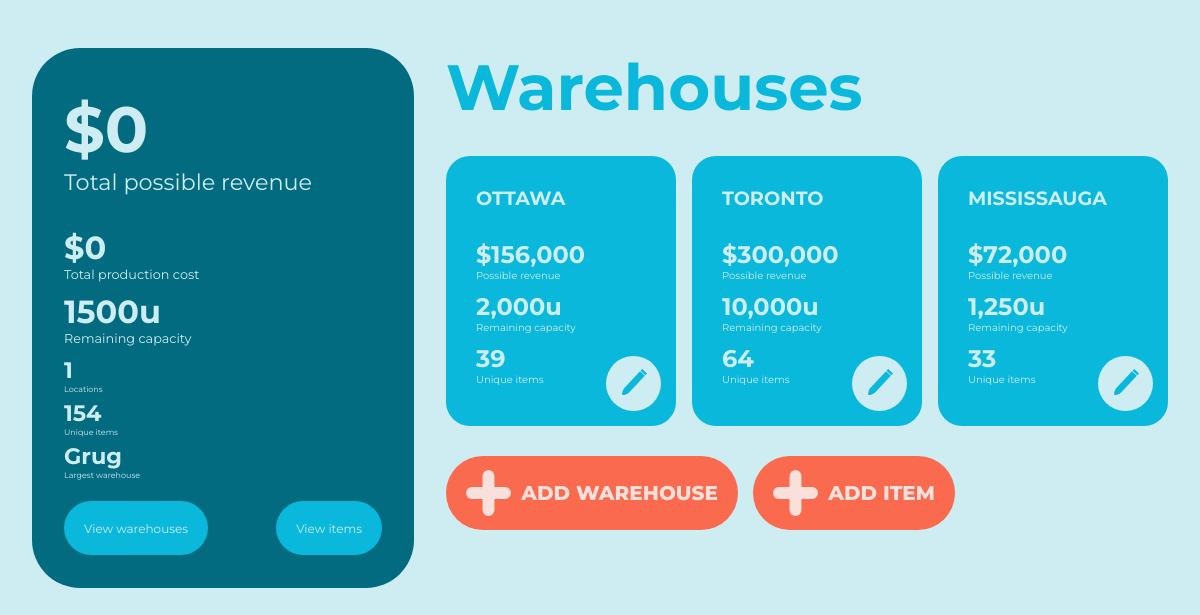
Page /home on the earlier database version.
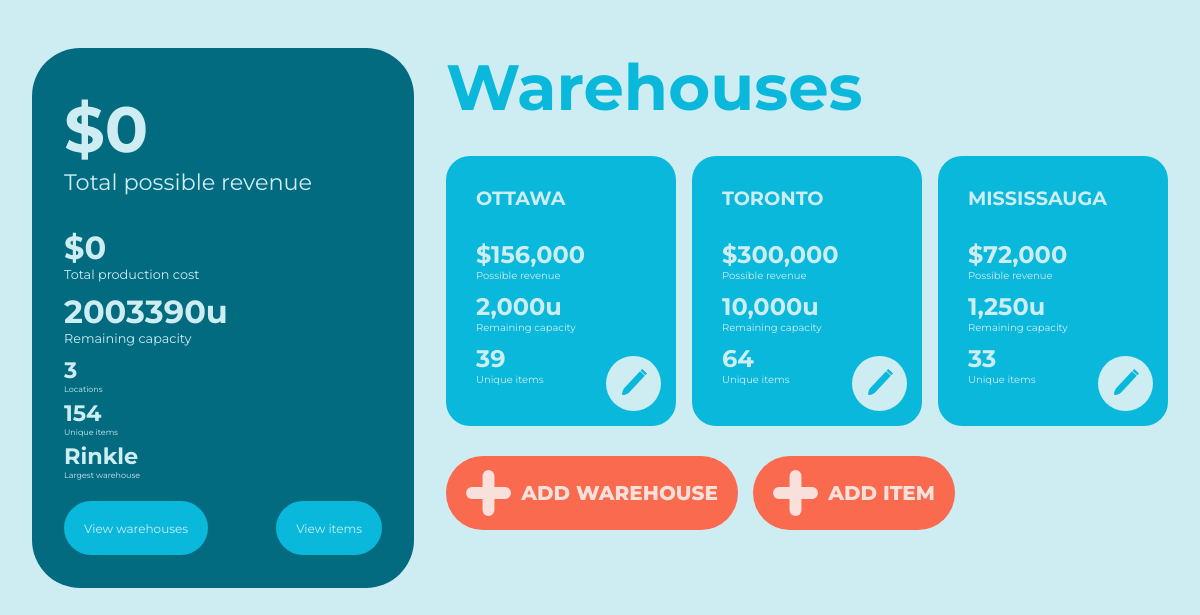
Same page on the later database version.
### wms/models.py (models this page shows)
class Warehouse(db.Model):
    _id = db.Column(db.Integer, primary_key=True)
    name = db.Column(db.String(15), unique=True, nullable=False)
    capacity = db.Column(db.Integer, nullable=False)
    items = db.relationship("Item", backref="home_warehouse", lazy=True)
    @hybrid_property
    def remaining_capacity(self):
        capacityUsed = 0
        for item in self.items:
            capacityUsed += item.quantity * ItemTemplate.query.filter_by(_id=item.item_template_id).size
        return self.capacity - capacityUsed
    @hybrid_property
    def possible_revenue(self):
        revenue = 0
        for item in self.items:
            item_temp = ItemTemplate.query.filter_by(_id=item.item_template_id)
            revenue += item.quantity * (item_temp.price - item_temp.cost)
        return revenue
    @hybrid_property
    def total_production_cost(self):
        total_production_cost = 0
        for item in self.items:
            total_production_cost += item.quantity * ItemTemplate.query.filter_by(_id=item.item_template_id).cost
        return total_production_cost

### wms/routes.py (the view)
@app.route("/", methods=["GET", "POST"])
@app.route("/home", methods=["GET", "POST"])
def home():
    warehouseForm = WarehouseForm()
    itemForm = ItemForm()
    warehouseList = Warehouse.query.all()
    try:
        largest = warehouseList[0]
        for warehouse in warehouseList:
            if warehouse.capacity > largest.capacity:
                largest = warehouse
    except IndexError:
        largest = "No data"
    productionCost = 0
    remainingCapacity = 0
    possibleRevenue = 0
    for warehouse in warehouseList:
        productionCost += warehouse.total_production_cost
        remainingCapacity += warehouse.remaining_capacity
        possibleRevenue += warehouse.possible_revenue
    if warehouseForm.validate_on_submit():
        flash(f'Warehouse "{warehouseForm.name.data}" created.')
        db.session.add(Warehouse(name=warehouseForm.name.data.title(),
                                 capacity=warehouseForm.capacity.data))
        db.session.commit()
        return redirect(url_for('home'))
    return render_template('home.html',
                           warehouseForm=warehouseForm,
                           itemForm=itemForm,
                           warehouseList=warehouseList,
                           possibleRevenue=possibleRevenue,
                           productionCost=productionCost,
                           remainingCapacity=remainingCapacity,
                           largestWarehouse=largest.name)

### wms/templates/home.html (shortened to what this page needs)
<!DOCTYPE html>
{% extends "base.html" %}
{% block content %}
<link rel="stylesheet" href="static/home.css">
<div class="stats-card">
    <h1>${{possibleRevenue}}</h1>
    <p>Total possible revenue</p>
    <div class="main-stats">
        <h1>${{productionCost}}</h1>
        <p>Total production cost</p>
        <h1>{{remainingCapacity}}u</h1>
        <p>Remaining capacity</p>
    </div>
    <div class="small-stats">
        <h1>{{warehouseList|length}}</h1>
        <p>Locations</p>
        <h1>154</h1>
        <p>Unique items</p>
        <h1>{{largestWarehouse}}</h1>
        <p>Largest warehouse</p>
    </div>
    <div class="buttons">
        <a href="{{url_for('warehouses')}}" class="view-button">View warehouses</a>
        <a href="" class="view-button">View items</a>
    </div>
</div>
<div class="warehouses-preview">
    <h1>Warehouses</h1>
    <div class="warehouse-carousel">
        <ul>
            <li>
                <div class="warehouse-card">
                    <h1>Ottawa</h1>
                    <h2>$156,000</h2>
                    <p>Possible revenue</p>
                    <h2>2,000u</h2>
                    <p>Remaining capacity</p>
                    <h2>39</h2>
                    <p>Unique items</p>
                    <button class="edit-button">
                        <img src="static/edit-button.svg" alt="Edit button">
                    </button>
                </div>
            </li>
            <li>
                <div class="warehouse-card">
                    <h1>Toronto</h1>
                    <h2>$300,000</h2>
                    <p>Possible revenue</p>
                    <h2>10,000u</h2>
                    <p>Remaining capacity</p>
                    <h2>64</h2>
                    <p>Unique items</p>
                    <button class="edit-button">
                        <img src="static/edit-button.svg" alt="Edit button">
                    </button>
                </div>
            </li>
            <li>
                <div class="warehouse-card">
                    <h1>Mississauga</h1>
                    <h2>$72,000</h2>
                    <p>Possible revenue</p>
                    <h2>1,250u</h2>
                    <p>Remaining capacity</p>
                    <h2>33</h2>
                    <p>Unique items</p>
                    <button class="edit-button">
                        <img src="static/edit-button.svg" alt="Edit button">
                    </button>
                </div>
            </li>
        </ul>
    </div>
    <div class="add-button-section">
        <button class="add-button" id="add-warehouse">
            <img src="static/+.svg" alt="">
            <p>Add warehouse</p>
        </button>
        <button class="add-button" id="add-item">
            <img src="static/+.svg" alt="">
            <p>Add item</p>
        </button>
    </div>
</div>
{% endblock content %}

### wms/templates/base.html (shortened to what this page needs)
<!DOCTYPE html>
<html lang="en">
<head>
    <link rel="stylesheet" href="static/main.css">
</head>
<body>
    {% block content %}{% endblock content %}
</body>
</html>

### wms/static/main.css (style rules this page uses)
body, html { margin: 0; padding: 0; background-color: #CEEDF3; font-family: 'Montserrat', sans-serif; scroll-behavior: smooth; }
a, button { cursor: pointer; font-family: 'Montserrat', sans-serif; text-decoration: none; }
a:link, button:link { text-decoration: none !important; }
img { pointer-events: none; -moz-user-select: none; -ms-user-select: none; user-select: none; -webkit-user-select: none; }

### wms/static/home.css (style rules this page uses)
body { display: -webkit-box; display: -ms-flexbox; display: flex; margin: 3em 2em; }
.stats-card { background-color: #036B80; color: #CEEDF3; padding: 1em 2em; border-radius: 3em; width: 500px; overflow: hidden; }
.stats-card h1 { font-size: 4em; margin: 0; margin-top: .4em; }
.stats-card p { font-size: 1.4em; margin: 0; }
.stats-card .main-stats { margin-top: 2em; }
.stats-card .main-stats h1 { font-size: 2em; margin: 0; }
.stats-card .main-stats p { font-size: .8em; margin-bottom: 10px; }
.stats-card .small-stats h1 { font-size: 1.4em; margin: 0; }
.stats-card .small-stats p { font-size: .5em; margin-bottom: 5px; }
.stats-card .buttons { display: -webkit-box; display: -ms-flexbox; display: flex; -ms-flex-item-align: center; align-self: center; -webkit-box-pack: justify; -ms-flex-pack: justify; justify-content: space-between; }
.stats-card .view-button { background-color: #09B8DB; border: none; border-radius: 4em; color: #CEEDF3; font-size: 12px; padding: 1.6em 20px; margin: 1.4em 0; text-decoration: none; }
.warehouses-preview { min-width: 722px; margin-left: 2em; }
.warehouses-preview h1 { font-size: 4em; color: #09B8DB; margin: 0; margin-bottom: 30px; }
.warehouses-preview .warehouse-carousel ul { margin: 0; padding: 0; display: -webkit-box; display: -ms-flexbox; display: flex; list-style: none; }
.warehouses-preview .warehouse-carousel ul li { margin-right: 1em; }
.warehouses-preview .warehouse-carousel ul :last-child { margin-right: 0; }
.warehouses-preview .warehouse-carousel h1, .warehouses-preview .warehouse-carousel h2, .warehouses-preview .warehouse-carousel p { color: #CEEDF3; margin: 0; }
.warehouses-preview .warehouse-carousel h1 { font-size: 1.2em; margin-bottom: .6em; text-transform: uppercase; margin-bottom: 30px; }
.warehouses-preview .warehouse-carousel p { font-size: 10px; margin-bottom: 10px; }
.warehouses-preview .warehouse-carousel .warehouse-card { border-radius: 1.5em; background-color: #09B8DB; width: 170px; overflow: hidden; -webkit-box-pack: left; -ms-flex-pack: left; justify-content: left; padding: 30px; position: relative; }
.warehouses-preview .warehouse-carousel button { border: none; padding: 0; margin: 0; background-color: #CEEDF3; border-radius: 50%; width: 55px; height: 55px; -webkit-box-pack: center; -ms-flex-pack: center; justify-content: center; position: absolute; right: 15px; bottom: 15px; }
.warehouses-preview .warehouse-carousel button img { margin-top: 2px; width: 50%; }
.warehouses-preview .add-button-section { display: -webkit-box; display: -ms-flexbox; display: flex; margin-top: 30px; }
.warehouses-preview .add-button { border: none; border-radius: 2em; background-color: #F96A4E; font-size: 20px; font-weight: 800; color: #FAE0DB; display: -webkit-box; display: -ms-flexbox; display: flex; -webkit-box-pack: center; -ms-flex-pack: center; justify-content: center; -webkit-box-align: center; -ms-flex-align: center; align-items: center; text-transform: uppercase; margin-right: 15px; padding: 5px 20px; }
.warehouses-preview .add-button img { margin-right: 10px; }

Differences in the rows shown:
no longer on this page (row unchanged): Warehouse: name "Grug"
added Warehouse: name "Rinkle"
Other differences:
{{ remainingCapacity }}: "1500" → "2003390"
{{ warehouseList|length }}: "1" → "3"
